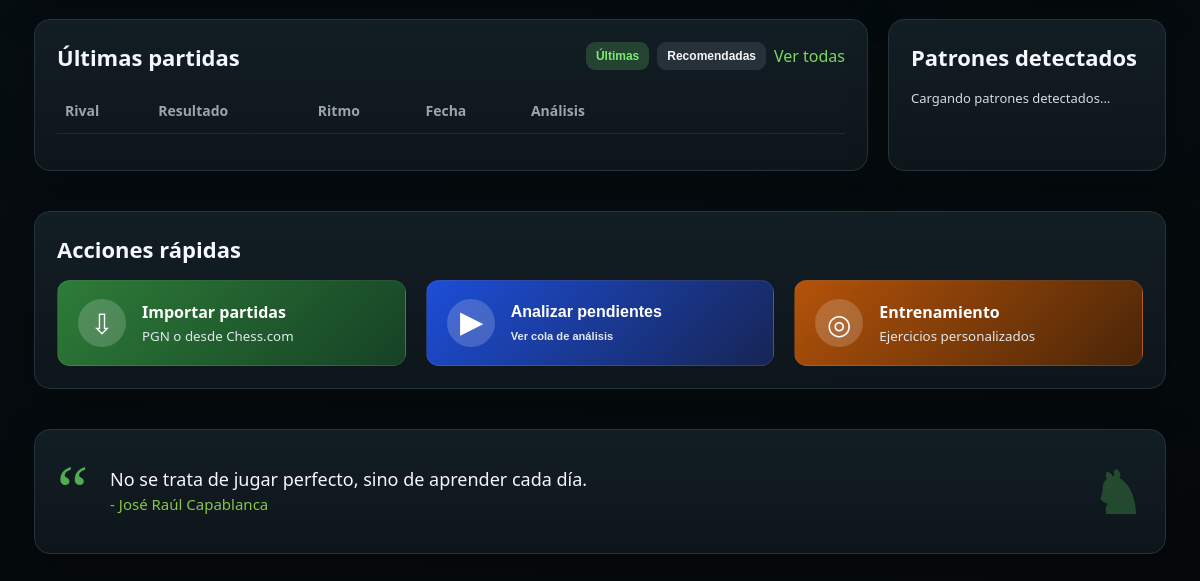
/app.php (signed in, lower part), run on an earlier commit of the app's database.
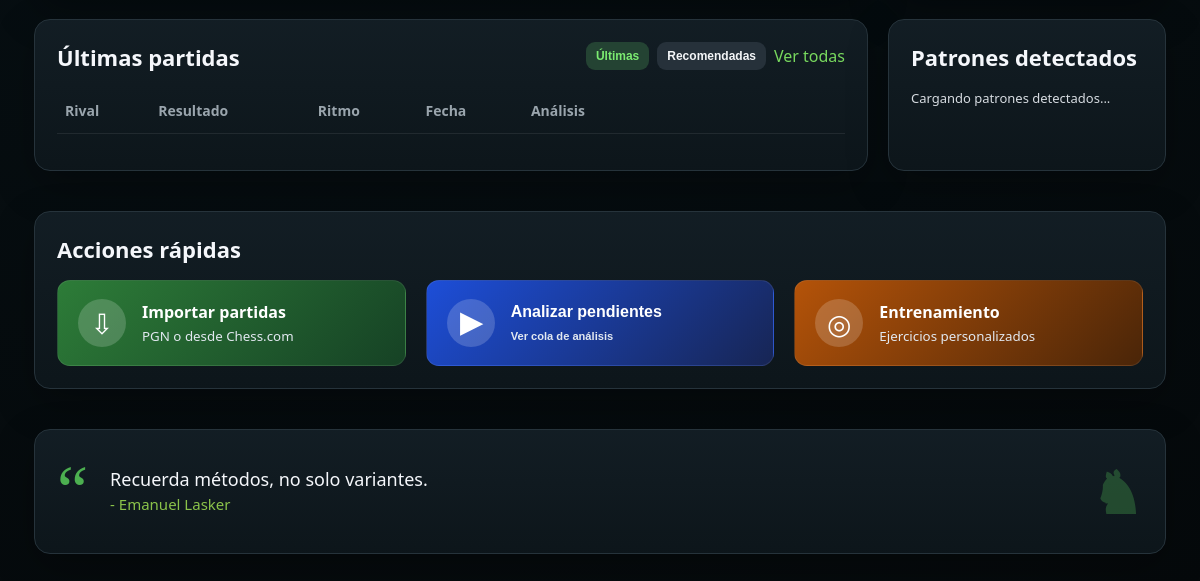
And on a later commit of the database.
### tables this page shows
CREATE TABLE IF NOT EXISTS motivational_quotes (
  id INT UNSIGNED NOT NULL AUTO_INCREMENT,
  quote_text VARCHAR(255) NOT NULL,
  author VARCHAR(120) NOT NULL,
  source_name VARCHAR(120) DEFAULT NULL,
  source_url VARCHAR(255) DEFAULT NULL,
  is_active TINYINT(1) NOT NULL DEFAULT 1,
  display_order INT UNSIGNED NOT NULL DEFAULT 0,
  created_at TIMESTAMP NOT NULL DEFAULT CURRENT_TIMESTAMP,
  updated_at TIMESTAMP NULL DEFAULT NULL ON UPDATE CURRENT_TIMESTAMP,
  PRIMARY KEY (id),
  UNIQUE KEY uq_motivational_quote_text (quote_text),
  KEY idx_motivational_quotes_active (is_active),
  KEY idx_motivational_quotes_order (display_order)
);

### includes/helpers.php (called while the page is built, shortened)
<?php
function e(?string $s): string { return htmlspecialchars($s ?? '', ENT_QUOTES, 'UTF-8'); }

### includes/db.php (called while the page is built, shortened)
<?php
function db_config(): array {
  $path = __DIR__ . '/../config/database.php';
  if (!file_exists($path)) $path = __DIR__ . '/../config/database.example.php';
  return $cfg = require $path;
}
function db(): PDO {
  static $pdo = null;
  if ($pdo instanceof PDO) return $pdo;
  $c = db_config();
  $dsn = "mysql:host={$c['host']};dbname={$c['name']};charset={$c['charset']}";
  $pdo = new PDO($dsn, $c['user'], $c['pass'], [
    PDO::ATTR_ERRMODE => PDO::ERRMODE_EXCEPTION,
    PDO::ATTR_DEFAULT_FETCH_MODE => PDO::FETCH_ASSOC,
    PDO::ATTR_EMULATE_PREPARES => false,
  ]);
  return $pdo;
}

### includes/motivational_quotes.php (called while the page is built)
<?php
require_once __DIR__ . '/db.php';
function fallback_motivational_quote(): array {
  return [
    'quote_text' => 'No se trata de jugar perfecto, sino de aprender cada día.',
    'author' => 'José Raúl Capablanca',
  ];
}
function random_motivational_quote(): array {
  try {
    $st = db()->query('SELECT quote_text, author FROM motivational_quotes WHERE is_active=1 ORDER BY RAND() LIMIT 1');
    $quote = $st ? $st->fetch() : null;
    if ($quote && !empty($quote['quote_text'])) {
      return [
        'quote_text' => (string)$quote['quote_text'],
        'author' => (string)($quote['author'] ?? ''),
      ];
    }
  } catch (Throwable $e) {
  }
  return fallback_motivational_quote();
}

### app.php (the view, shortened to what this page needs)
<?php
require_once __DIR__ . '/includes/helpers.php';
require_once __DIR__ . '/includes/motivational_quotes.php';
$quote = random_motivational_quote();
$assetVersion = (string)filemtime(__DIR__ . '/assets/css/app.css');
?>
<!doctype html>
<html lang="es">
<head>
  <link rel="stylesheet" href="assets/css/app.css?v=<?=e($assetVersion)?>">
</head>
<body class="dark-shell">
<div class="app-area">
<main class="dashboard trainer-dashboard home-mobile-first">
  <section class="home-middle-grid">
    <section class="panel" id="partidas">
      <div class="panel-head">
        <h2 id="gamesPanelTitle">Últimas partidas</h2>
        <div class="panel-actions">
          <button class="secondary small active" type="button" id="latestTab" onclick="setGamesPanelMode('latest')">Últimas</button>
          <button class="secondary small" type="button" id="recommendedTab" onclick="setGamesPanelMode('recommended')">Recomendadas</button>
          <a id="gamesToggleLink" href="games.php">Ver todas</a>
        </div>
      </div>
      <table class="games">
        <thead>
          <tr>
            <th>Rival</th>
            <th>Resultado</th>
            <th id="gamesThirdColumnHeader">Ritmo</th>
            <th class="hide-sm">Fecha</th>
            <th>Análisis</th>
            <th class="actions-spacer" aria-label="Acciones"></th>
            <th class="actions-spacer" aria-label="Acciones"></th>
          </tr>
        </thead>
      </table>
    </section>
    <section class="panel insight-card" id="smartTagInsight">
      <h2>Patrones detectados</h2>
      <p class="muted">Cargando patrones detectados...</p>
    </section>
  </section>
  <section class="quick-panel-wrap">
    <section class="panel quick-panel">
      <h2>Acciones rápidas</h2>
      <div class="quick-grid home-quick-grid">
        <a class="quick-card green" href="import-chesscom.php"><span>⇩</span><strong>Importar partidas</strong><small>PGN o desde Chess.com</small></a>
        <button class="quick-card blue" type="button" onclick="analyzePendingVisible()"><span>▶</span><strong>Analizar pendientes</strong><small>Ver cola de análisis</small></button>
        <a class="quick-card amber" href="training.php"><span>◎</span><strong>Entrenamiento</strong><small>Ejercicios personalizados</small></a>
      </div>
    </section>
  </section>
  <section class="quote-panel panel">
    <span>“</span>
    <p><?=e($quote['quote_text'] ?? '')?><br><small>- <?=e($quote['author'] ?? '')?></small></p>
    <b>♞</b>
  </section>
</main>
</div>
</body>
</html>

What changed in the data, as far as the page shows it:
added motivational_quotes: quote_text "Recuerda métodos, no solo variantes.", author "Emanuel Lasker"
Also different on the page:
$quote['quote_text']: "No se trata de jugar perfecto, sino de aprender cada día." → (not shown)
$quote['author']: "José Raúl Capablanca" → (not shown)
